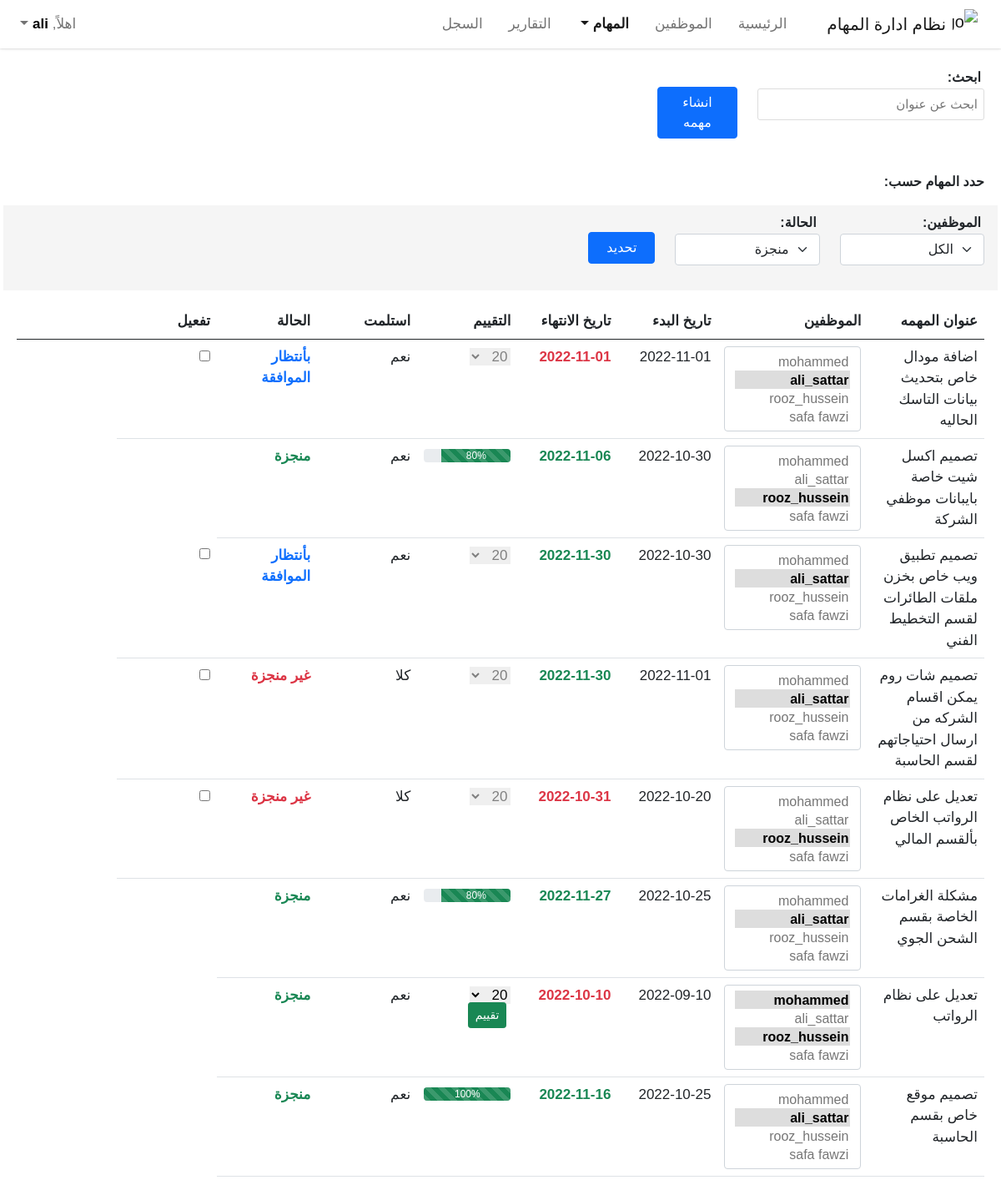
Page /tasks/systems/ (signed in) on the earlier database version.
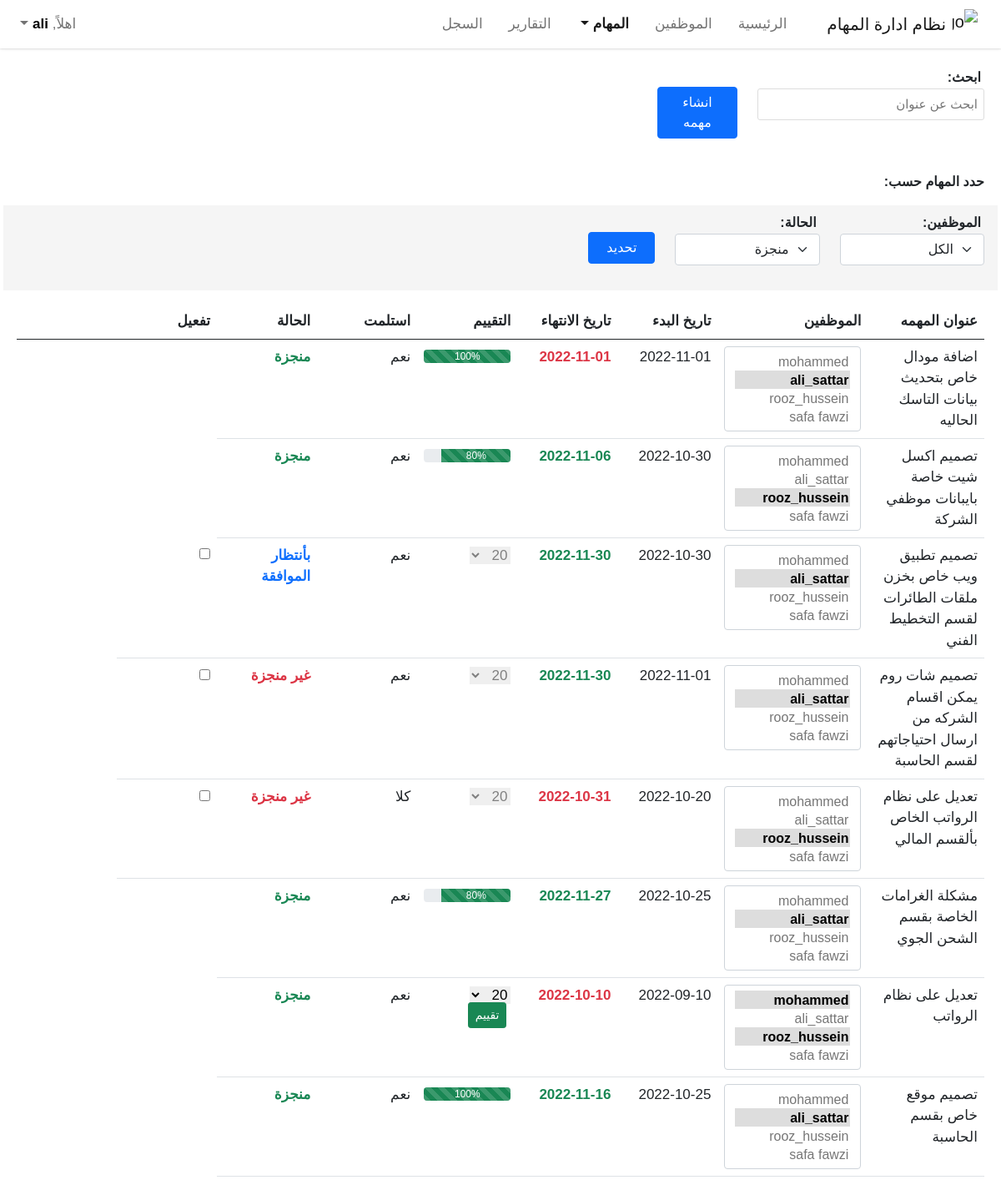
Same page on the later database version.
### myapp/models.py (models this page shows, shortened)
class Task(models.Model):
    user        = models.ForeignKey(User, on_delete=models.CASCADE)
    subject     = models.TextField(max_length=1000, blank=True, null=True)
    start_date  = models.CharField(max_length= 100, blank=True, null=True)
    end_date    = models.CharField(max_length=100, blank=True, null=True)
    start_day   = models.CharField(max_length=100, blank=True, null=True)
    end_day     = models.CharField(max_length=100, blank=True, null=True)
    no_of_users = models.IntegerField(default=0)
    employees   = models.ManyToManyField(User, related_name="employees")
    TASK_STATUS = [
      ("غير منجزة", "غير منجزة"),
      ("بأنتظار الموافقة", "بأنتظار الموافقة"),
      ("منجزة", "منجزة")
    ]
    status      = models.CharField(max_length=100, choices=TASK_STATUS, default="غير منجزة")
    rate        = models.SmallIntegerField(default=0)
    received    = models.BooleanField(default=False)
    active      = models.BooleanField(default=True)
    created_at  = models.DateTimeField(auto_now_add=True)
    def unread_employee_tasks(self, request):
        return sum(
            not task.received and request.user in task.employees.all()
            for task in Task.objects.all())

### myapp/tasks/views/systems.py (the view)
# urls.py: path("tasks/systems/", login_required(get_all)),
@require_http_methods(['GET'])
def get_all(request) -> HttpResponse:
  if get_all_tasks(request) != []:
    return render(request, "systems_tasks.html", context = get_context(request, get_all_tasks(request)))
  return render(request, "systems_tasks.html", context = default_context(request))

### myapp/tasks/views/systems.py (called while the page is built)
def get_context(request, tasks) -> Dict:
  return {
    "employees": get_all_users(request),
    "tasks": tasks,
    "unreadable": tasks[0].unread_employee_tasks(request)
  }

def get_all_users(request) -> List[dict]:
  if request.user.is_superuser:
    return User.objects.select_related("profile")
  return list(Group.objects.filter(name=request.user.groups.all()[0]))[0].user_set.all()

def get_all_tasks(request) -> List[dict]:
  if request.user.is_superuser:
    return Task.objects.prefetch_related("employees").order_by("-created_at")
  return [
    task for task in get_month_tasks()[0]
    if task.user.groups.filter(name=request.user.groups.all()[0]).exists() and task.active
  ]

### templates/systems_tasks.html (shortened to what the changed rows need)
<!DOCTYPE html>
<html lang="ar">
  {% load static %}
<head>
  {% include "base/head.html" %}
</head>
<body>
  <main class="mt-4 px-3" style="margin-top: 80px !important">
    <div class="row px-1">
      {% if tasks != "[]" %}
      <div class="table-responsive">
        <table class="table tasks-table" id="task-table" style="width:100%">
          <thead>
            <tr>
              <th>ﻋﻨﻮاﻥ اﻟﻤﻬﻤﻪ</th>
              <th>اﻟﻤﻮﻇﻔﻴﻦ</th>
              <th>ﺗﺎﺭﻳﺦ اﻟﺒﺪء</th>
              <th>ﺗﺎﺭﻳﺦ اﻻﻧﺘﻬﺎء</th>
              {% if user.is_staff %}
              <th>اﻟﺘﻘﻴﻴﻢ</th>
              {% endif %}
              <th>اﺳﺘﻠﻤﺖ</th>
              <th>اﻟﺤﺎﻟﺔ</th>
              {% if user.is_staff %}
              <th span="0">تفعيل</th>
              {% endif %}
              <th></th>
            </tr>
          </thead>
          <tbody id="tasks-body">
            {% for task in tasks %}
              {% if user.is_staff %}
              <tr>
                <td>{{task.subject}}</td>
                <td>
                  <select class="form-select task-employees" multiple="true">
                    {% for employee in employees %}
                      {% if not employee.is_staff %}
                        {% if employee in task.employees.all %}
                        <option value=`{{employee.username}}` selected="true">{{employee.username}}</option>
                        {% else %}
                        <option value=`{{employee.username}}`>{{employee.username}}</option>
                        {% endif %}
                      {% endif %}
                    {% endfor %}
                  </select>
                </td>
                <td>{{task.start_date}}</td>
                {% now "Y-m-d" as todays_date %}
                {% if todays_date > task.end_date %}
                  <td class="fw-bold text-danger">
                    {{task.end_date}}
                  </td>
                {% else %}
                <td class="fw-bold text-success">
                  {{task.end_date}}
                </td>
                {% endif %}
                <td>
                  {% if task.rate != 0 and task.status == "منجزة" %}
                    {% if task.rate < 50 %}
                    <div class="progress mt-1 me-0">
                      <div class="progress-bar progress-bar-striped progress-bar-animated bg-danger" role="progressbar" style="width:{{task.rate}}%">
                        {{task.rate}}%
                      </div>
                    </div>
                    {% else %}
                    <div class="progress mt-1 me-0">
                      <div class="progress-bar progress-bar-striped progress-bar-animated bg-success" role="progressbar" style="width:{{task.rate}}%">
                        {{task.rate}}%
                      </div>
                    </div>
                    {% endif %}
                  {% endif %}
                  <form action="/tasks/systems/rate/{{task.id}}" method="post">
                    {% if task.rate == 0 and task.status == "منجزة" %}
                    <select class="task-rate" name="task-rate">
                      <option value="20">20</option>
                    </select>
                    {% endif %}
                    {% if task.rate == 0 and task.status != "منجزة" %}
                    <select class="task-rate" name="task-rate" disabled="true">
                      <option value="20">20</option>
                    </select>
                    {% endif %}
                    {% if task.rate == 0 and  task.status == "منجزة" %}
                    <input type="submit" value="تقييم" class="btn btn-success btn-sm" style="margin-top: -4px; margin-right: 5px">
                    {% endif %}
                  </form>
                </td>
                <td>
                  {% if task.received %}
                  ﻧﻌﻢ
                  {% else %}
                  ﻛﻼ
                  {% endif %}
                </td>
                {% if task.status == "منجزة" %}
                <td class="fw-bold text-success">{{task.status}}</td>
                {% endif %}
                {% if task.status == "غير منجزة" %}
                <td class="fw-bold text-danger">{{task.status}}</td>
                {% endif %}
                {% if task.status == "بأنتظار الموافقة" %}
                <td class="fw-bold text-primary">{{task.status}}</td>
                {% endif %}
                {% if task.status != "منجزة" %}
                <td><input type="checkbox" onchange="editTask(`{{task.id}}`)"></td>
                {% endif %}
              </tr>
              {% endif %}
            {% endfor %}
          </tbody>
        </table>
      </div>
      {% else %}
      <p>لا توجد مهام حالياً</p>
      {% endif %}
    </div>
  </main>
</body>
</html>

Differences in the rows shown:
changed Task "اضافة مودال خاص بتحديث بيانات التاسك الحاليه": rate (not shown) → "100"; task-rate "20" → (not shown); status "بأنتظار الموافقة" → "منجزة"; id "☐" → (not shown)
changed Task "تصميم شات روم يمكن اقسام الشركه من ارسال احتياجاتهم لقسم الحاسبة": received "ﻛﻼ" → "ﻧﻌﻢ"
